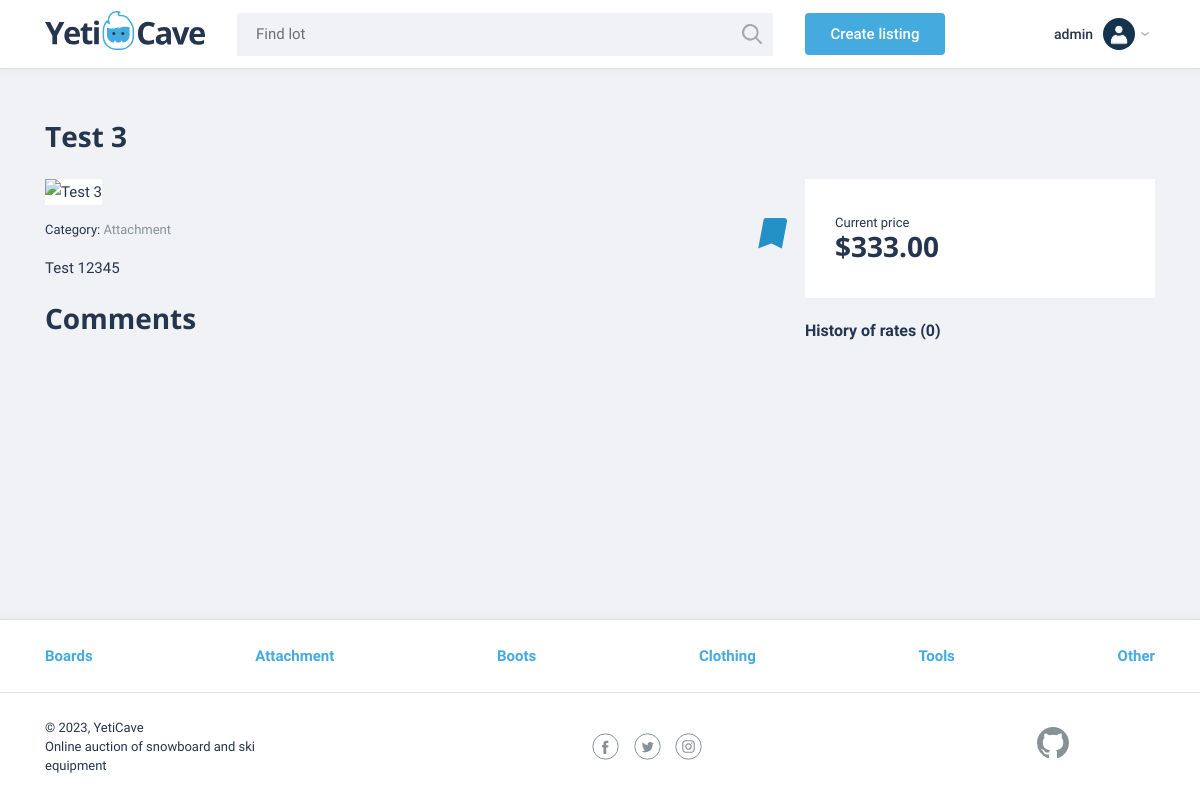
The page /listing/3 (signed in) on the database as committed earlier.
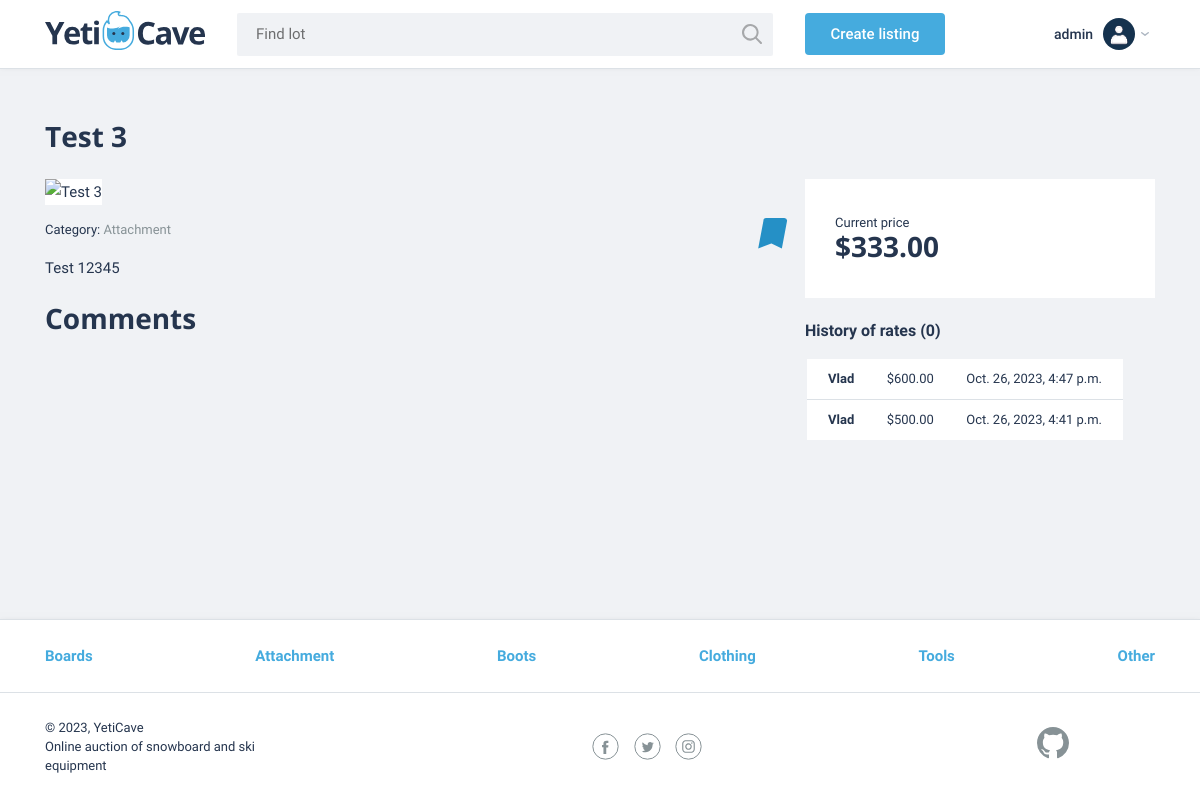
The same page on the database as committed later.
### auctions/models.py (models this page shows, shortened)
class Category(models.Model):
    name = models.CharField(max_length=64)
    def __str__(self):
        return self.name

class Bid(models.Model):
    listing = models.ForeignKey(Listing, on_delete=models.CASCADE)
    bidder = models.ForeignKey(User, on_delete=models.CASCADE)
    bid_amount = models.DecimalField(max_digits=10, decimal_places=2)
    bid_time = models.DateTimeField(default=timezone.now)

class User(AbstractUser):
    pass

### auctions/views.py (the view, shortened to what this page needs)
# urls.py: path("listing/<int:listing_id>", views.ListingView.as_view(), name="listing"),
class ListingView(View):
    template_name = "auctions/listing.html"
    form_bid = BidForm
    form_comment = CommentForm
    def get(self, request, listing_id):
        listing = Listing.objects.get(pk=listing_id)
        bids = Bid.objects.filter(listing=listing).order_by("-bid_time")[:10]
        is_creator = request.user.is_authenticated and listing.creator == request.user
        listing.in_watchlist = request.user.watchlist.filter(item=listing)
        comments = Comment.objects.filter(
            listing=listing).order_by("-created_at")
        context = {
            "listing": listing,
            "form_bid": self.form_bid(),
            "form_comment": self.form_comment(),
            "is_creator": is_creator,
            "bids": bids,
            "comments": comments,
        }
        return render(request, "auctions/listing.html", context)

### auctions/forms.py
class BidForm(forms.ModelForm):
    class Meta:
        model = Bid
        fields = ['bid_amount']
        widgets = {
            "bid_amount": forms.TextInput(attrs={"placeholder": "Enter your bid"}),
        }

class CommentForm(forms.ModelForm):
    class Meta:
        model = Comment
        fields = ['text']
        labels = {
            "text": "Comment",
        }
        widgets = {
            "text": forms.Textarea(attrs={
                "placeholder": "Enter your comment",
                "rows": 8,
            }),
        }

### auctions/context_processors.py (called while the page is built)
def categories(request):
    categories = Category.objects.all()
    return {"categories": categories}

### auctions/templatetags/auctions_extras.py (called while the page is built)
@register.filter(name="usd")
def usd(value):
    return f"${value:,.2f}"

### auctions/templates/auctions/listing.html (shortened to what this page needs)
{% extends "auctions/layout.html" %}
{% load auctions_extras %}
{% block body %}
    <main>
        <section class="lot-item container">
            <h2>{{ listing.title }}</h2>
            <div class="lot-item__content">
                <div class="lot-item__left">
                    <img src="{{ listing.image_url }}" class="lot-item__image" width="730" height="548" alt="{{ listing.title }}" />
                    <div class="lot-item__row">
                        <p class="lot-item__category">
                            Category: <span>{{ listing.category }}</span>
                        </p>
                        {% if user.is_authenticated %}
                            <a href="{% url 'toggle_watchlist' listing.id %}"
                                class="bookmark-button {% if listing.in_watchlist %}bookmark-button--active{% endif %}">
                                <svg class="bookmark-button__icon" width="31" height="33">
                                    <use xlink:href="#icon-bookmark"></use>
                                </svg>
                            </a>
                        {% endif %}
                    </div>
                    <p class="lot-item__description">{{ listing.description }}</p>
                    <div class="lot-item__comments comments">
                        <h2>Comments</h2>
                    </div>
                </div>
                <div class="lot-item__right">
                    <div class="bet">
                        <div class="lot-item__cost-state">
                            <div class="lot-item__rate">
                                <span class="lot-item__amount">Current price</span>
                                <span class="lot-item__cost">{{ listing.starting_bid | usd}}</span>
                            </div>
                        </div>
                    </div>
                    <div class="history">
                        <h3>History of rates (<span>0</span>)</h3>
                        <table class="history__list">
                            {% for bid in bids %}
                                <tr class="history__item">
                                    <td class="history__name">{{ bid.bidder.username }}</td>
                                    <td class="history__price">{{ bid.bid_amount | usd }}</td>
                                    <td class="history__time">{{ bid.bid_time }}</td>
                                </tr>
                            {% endfor %}
                        </table>
                    </div>
                </div>
            </div>
        </section>
    </main>
{% endblock %}

### auctions/templates/auctions/layout.html (shortened to what this page needs)
{% load static %}
<!DOCTYPE html>
<html lang="en">
<head>
    <link href="{% static 'auctions/css/normalize.min.css' %}" rel="stylesheet">
    <link href="{% static 'auctions/css/flatpickr.min.css' %}" rel="stylesheet">
    <link href="{% static 'auctions/css/styles.css' %}" rel="stylesheet">
</head>
<body>
    <header class="main-header">
        <div class="main-header__container container">
            <a href="/" class="main-header__logo">
                <img src="{% static 'auctions/img/logo.svg' %}" width="160" height="39" alt="YetiCave Logo">
            </a>
            <form method="get" action="/search" class="main-header__search">
                <input type="search" name="text" placeholder="Find lot">
                <button class="main-header__search-btn" type="submit">
                </button>
            </form>
            {% if user.is_authenticated %}
            <a class="main-header__add-lot button" href="{% url 'create_listing' %}">Create listing</a>
            <div class="user-menu__wrapper">
                <button class="button__menu-open menu-open">
                    <span class="menu-open__name">{{ user.username }}</span>
                    <img class="menu-open__image" src="{% static 'auctions/img/user.png' %}" width="32" height="32"
                        alt="User avatar">
                </button>
            </div>
            {% endif %}
        </div>
    </header>
    {% block body %}
    {% endblock %}
    <footer class="main-footer">
        <nav class="nav">
            <ul class="nav__list container">
                {% for category in categories %}
                    <li class="nav__item">
                        <a href="{% url "categories" category.id %}">
                            {{ category.name }}
                        </a>
                    </li>
                {% endfor %}
            </ul>
        </nav>
        <div class="main-footer__bottom container">
            <div class="main-footer__copyright">
                <p>© 2023, YetiCave</p>
                <p>Online auction of snowboard and ski equipment</p>
            </div>
            <div class="main-footer__social social">
                <a class="social__link social__link--facebook" href="#">Facebook
                </a><a class="social__link social__link--twitter" href="#">Twitter
                </a><a class="social__link social__link--instagram" href="#">Instagram
                </a>
            </div>
            <div class="main-footer__developed-by">
                <a class="logo-github" href="https://github.com/vFlicker">
                </a>
            </div>
        </div>
    </footer>
</body>
</html>

Rows that differ between the two databases and show on the page:
added Bid: bidder.username "Vlad", bid_amount "$600.00", bid_time "Oct. 26, 2023, 4:47 p.m."
added Bid: bidder.username "Vlad", bid_amount "$500.00", bid_time "Oct. 26, 2023, 4:41 p.m."
